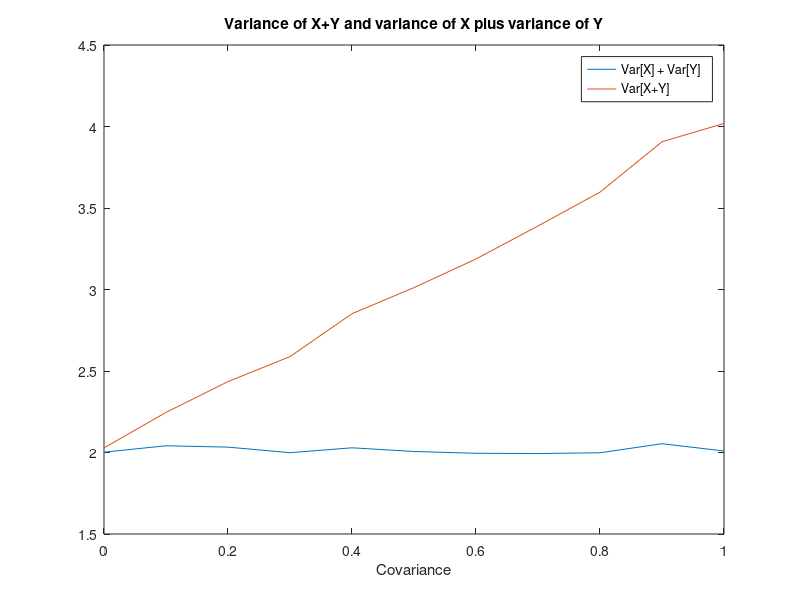

Recreate this plot in MATLAB.
% Stelios Topalidis
% AEM: 9613
% Exercise 2.3

clc;
clear;

n = 10000;
mu = [0; 0];
% for values of the covariance different 
% from 0 meaning X and Y are , Var[X + Y] != Var[X] + Var[Y]
step = 0.1;
range = 0:step:1;
sumOfVar = zeros(length(range), 1);
varOfSum = zeros(length(range), 1);
indexCounter = 1;

for covValues = range
    sigma = [1 covValues; covValues 1];
    R = mvnrnd(mu, sigma, n);
    x = R(:,1);
    y = R(:,2);
    z = x + y;  
    sumOfVar(indexCounter) = var(x) + var(y);
    varOfSum(indexCounter) = var(x+y);
    indexCounter = indexCounter +1;
end

figure(1)
plot(transpose(range), sumOfVar)
hold on

plot(transpose(range), varOfSum)
hold off
xlabel('Covariance')
title('Variance of X+Y and variance of X plus variance of Y')
legend('Var[X] + Var[Y]', 'Var[X+Y]');
